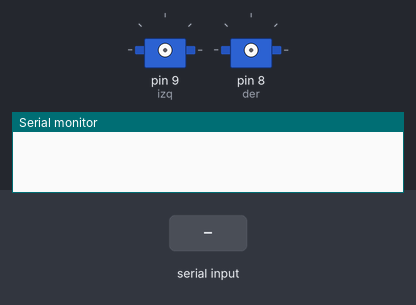
A sketch run on a simulated Arduino Uno, built with avr-gcc and run on an emulated ATmega328P. Shown: 2 × servo, the last lines printed to the serial monitor. The test bench sets the inputs (shaded band).

Above: at 1.2 s.
1.3 s: "2\n" received over Serial
2.8 s: "1\n" received over Serial
At 4.2 s:
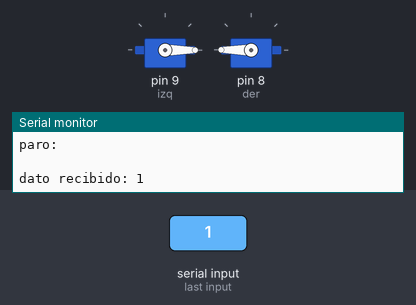
4.8 s: "3\n" received over Serial
At 5.7 s:
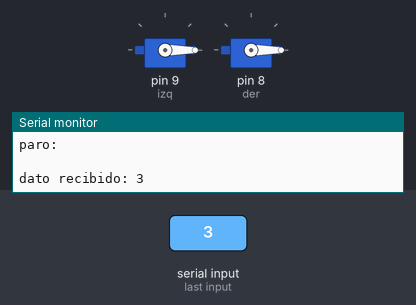
6.8 s: "4\n" received over Serial
At 8.5 s:
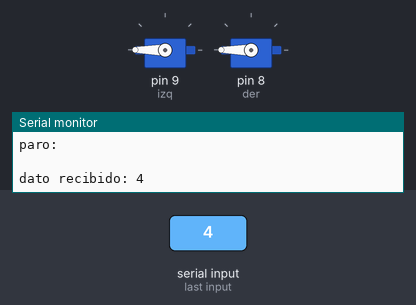
8.8 s: "5\n" received over Serial
At 10.1 s:
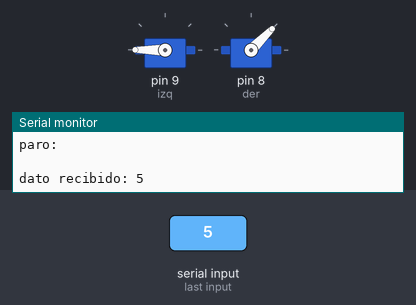
Timing chart, 0 to 11.8 s (numbered marks = the images above; inputs shaded):
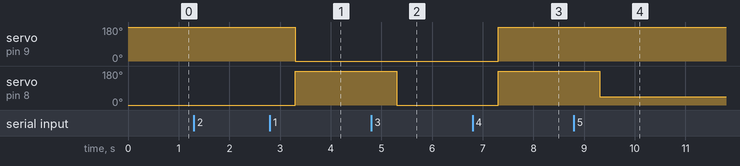

Measured:
- after the input at 2.8 s, servo on pin 9 (izq): 180° → 0° after 0.50 s; servo on pin 8 (der): 0° → 180° after 0.50 s
- after the input at 4.8 s, servo on pin 8 (der): 180° → 0° after 0.50 s
- after the input at 6.8 s, servo on pin 9 (izq), servo on pin 8 (der): 0° → 180° after 0.50 s
- after the input at 8.8 s, servo on pin 8 (der): 180° → 45° after 0.51 s

The sketch:

_2_motores.ino
```cpp
#include <Servo.h>

Servo izq;  // create servo object to control a servo
Servo der;
// twelve servo objects can be created on most boards

int pos = 0;    // variable to store the servo position

int incoming = 0;   // for incoming serial data

void setup() {
  Serial.begin(9600);     // opens serial port, sets data rate to 9600 bps
  //myservo.attach(9);  // attaches the servo on pin 9 to the servo object //
}

void loop() {

  // send data only when you receive data:
  if (Serial.available() > 0) {
    // read the incoming byte:
    incoming = Serial.parseInt();

    // say what you got:
    Serial.print("dato recibido: ");
    Serial.println(incoming);


//ingresar 2 motor retrocede
if(incoming==2){
izq.attach(9);
der.attach(8);
izq.write(180);
der.write(0);
delay(2000);
Serial.println("avanzar: ");
incoming=0;
}

if(incoming==1){
izq.attach(9);
der.attach(8);
izq.write(0);
der.write(180);
delay(2000);
Serial.println("retrocedio: ");
incoming=0;
}

if(incoming==3){
izq.attach(9);
der.attach(8);
izq.write(0);
der.write(0);
delay(2000);
Serial.println("giro derecha: ");
incoming=0;
}

if(incoming==4){
izq.attach(9);
der.attach(8);
izq.write(180);
der.write(180);
delay(2000);
Serial.println("giro izquierda: ");
incoming=0;
}


if(incoming==5){
izq.attach(9);
der.attach(8);
izq.write(180);
der.write(45);
delay(2000);
Serial.println("giro camio-san: ");
incoming=0;
}

if(incoming==6){
izq.attach(9);
der.attach(8);
izq.write(180);
der.write(50);
delay(2000);
Serial.println("giro camion-san: ");
incoming=0;
}

if(incoming == 0) {
  der.detach();
  izq.detach();
  Serial.println("paro: ");
  Serial.println(" ");
  }
  }
}
```
